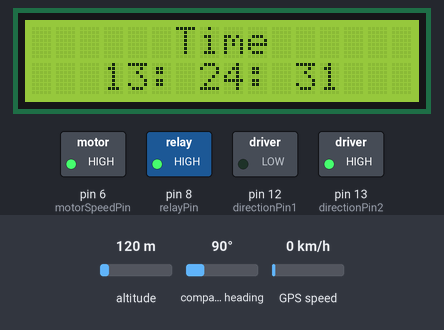
Recording of a sketch running on a simulated Arduino Uno, built with avr-gcc and run on an emulated ATmega328P. Shown: 16×2 character LCD, switched loads named in the sketch (green lamp = pin HIGH). The test bench sets the inputs (shaded band); at power-on: altitude 120 m, compass heading 90°, GPS speed 0 km/h. The GPS gets a fix after 3 s at 37.7749, -122.4194 with 8 satellites.

Above: at 1.2 s.
At 5.2 s:
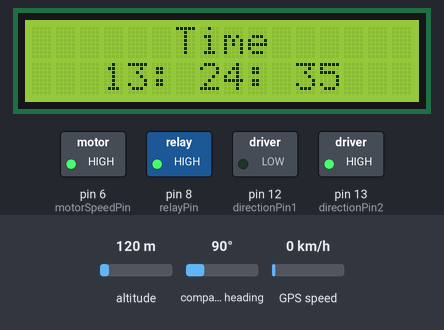
At 10.2 s:
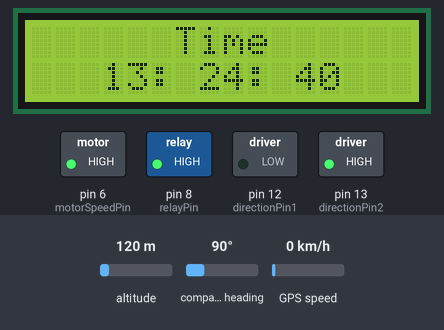
At 19.2 s:
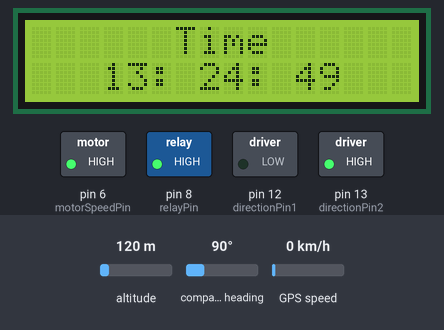
At 28.2 s:
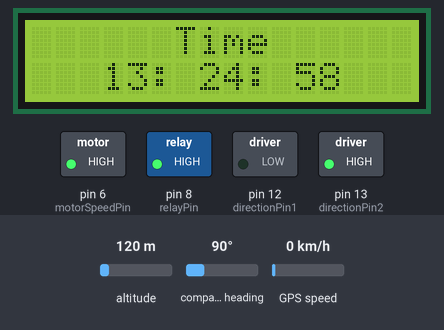
At 38.2 s:
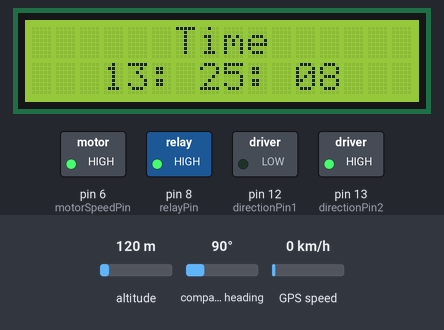

Measured:
- what the display in image 0 shows lasts 1.0 s, from 1.2 s to 2.2 s

The sketch:

main.ino
```cpp
#include <TinyGPS++.h>
#include <SoftwareSerial.h>
#include <Wire.h>
#include <LiquidCrystal_I2C.h>

// Initialization of LCD, GPS & Serial pins
LiquidCrystal_I2C LCD(0x27, 16, 2); // Initialize the LCD with I2C address 0x27, 16 columns and 2 rows
TinyGPSPlus GPS; // Create a TinyGPS++ object
SoftwareSerial mySerial(4, 3); // RX pin = 4, TX pin = 3

// Auxiliary variables for control
uint8_t relayPin = 8;
uint8_t motorSpeedPin = 6;
uint8_t directionPin1 = 12;
uint8_t directionPin2 = 13;

int gpsArray[3] = {0, 0, 0}; // {hours, minutes, seconds}
unsigned long previousMillis = 0; // Stores the last time millis() was called
unsigned long motorTimeMillis = 0;
bool gpsTimeInitialized = false; // Flag to track whether valid GPS time has been obtained
bool motorTimeFlag = true;

bool gpsFlagArray[2] = {0, 0};

void countTime(int array[3], unsigned long duration) {
    unsigned long currentMillis = millis(); // Get the current time
    previousMillis = millis();  // Reset previousMillis at the start

    while (millis() - currentMillis < duration && gpsTimeInitialized == true) {
        if (millis() - previousMillis >= 1000UL) { // Check if a second has passed
            previousMillis = millis();

            // Increment the seconds counter
            array[2] = (array[2] + 1) % 60;

            // If seconds roll over to 0, increment the minutes counter
            if (array[2] == 0) {
                array[1] = (array[1] + 1) % 60;

                // If minutes roll over to 0, increment the hours counter
                if (array[1] == 0) {
                    array[0] = (array[0] + 1) % 24; // Use 24-hour format
                }
            }

            // Update the LCD display with the updated time
            LCD.setCursor(6, 0);   // Set cursor to the 7th column on the first row
            LCD.print("Time");     // Display "Time" on the LCD

            LCD.setCursor(3, 1);   // Set cursor to the second row, 2nd column
            LCD.print(array[0]);   // Print hour value
            LCD.print(":");

            LCD.setCursor(7, 1);   // Set cursor to the second row, 6th column
            if (array[1] < 10) LCD.print("0"); // Add leading zero for minutes if needed
            LCD.print(array[1]);   // Print minute value
            LCD.print(":");

            LCD.setCursor(11, 1);   // Set cursor to the second row, 10th column
            if (array[2] < 10) LCD.print("0"); // Add leading zero for seconds if needed
            LCD.print(array[2]);
        }

        // Trigger the relay if time is 14:38:00 and if relay hasn't been triggered yet
        if (array[0] == 1 && array[1] == 33) {
            if(motorTimeFlag) motorTimeMillis = millis(); motorTimeFlag = false;
            if(millis() - motorTimeMillis < 30000UL){
                LCD.setCursor(0, 1);
                LCD.print("W");
                digitalWrite(relayPin, LOW);
            }
            else{
                LCD.clear();
                digitalWrite(relayPin, HIGH);
            }
        }
        else{
            motorTimeFlag = true;
        }
    }
}

void setup() {
    mySerial.begin(9600); // Start communication with the GPS module at 9600 baud rate

    LCD.init();           // Initialize the LCD
    LCD.backlight();       // Turn on the backlight

    pinMode(relayPin, OUTPUT);
    digitalWrite(relayPin, HIGH);

    pinMode(motorSpeedPin, OUTPUT);
    analogWrite(motorSpeedPin, 255);
    pinMode(directionPin1, OUTPUT);
    digitalWrite(directionPin1, LOW);
    pinMode(directionPin2, OUTPUT);
    digitalWrite(directionPin2, HIGH);
}

void loop() {
    // Continuously read from the GPS module
    while (mySerial.available() > 0) {
        GPS.encode(mySerial.read()); // Encode the incoming GPS data

        // Check if time data is valid and set initial time
        if (GPS.time.isValid()) {
            if(gpsArray[1] != GPS.time.minute())
                gpsArray[0] = (GPS.time.hour() + 3) % 24;  // Get hour with timezone offset (+3 hours)
                gpsArray[1] = GPS.time.minute();           // Get minute
                gpsArray[2] = GPS.time.second();           // Get second
                gpsTimeInitialized = true;
        }
    }

    // Only start counting time if GPS time has been initialized
    if (gpsTimeInitialized) {
        countTime(gpsArray, 60000); // Call countTime for 1 minute (60000 ms)
        gpsTimeInitialized = false;
    }
}
```
